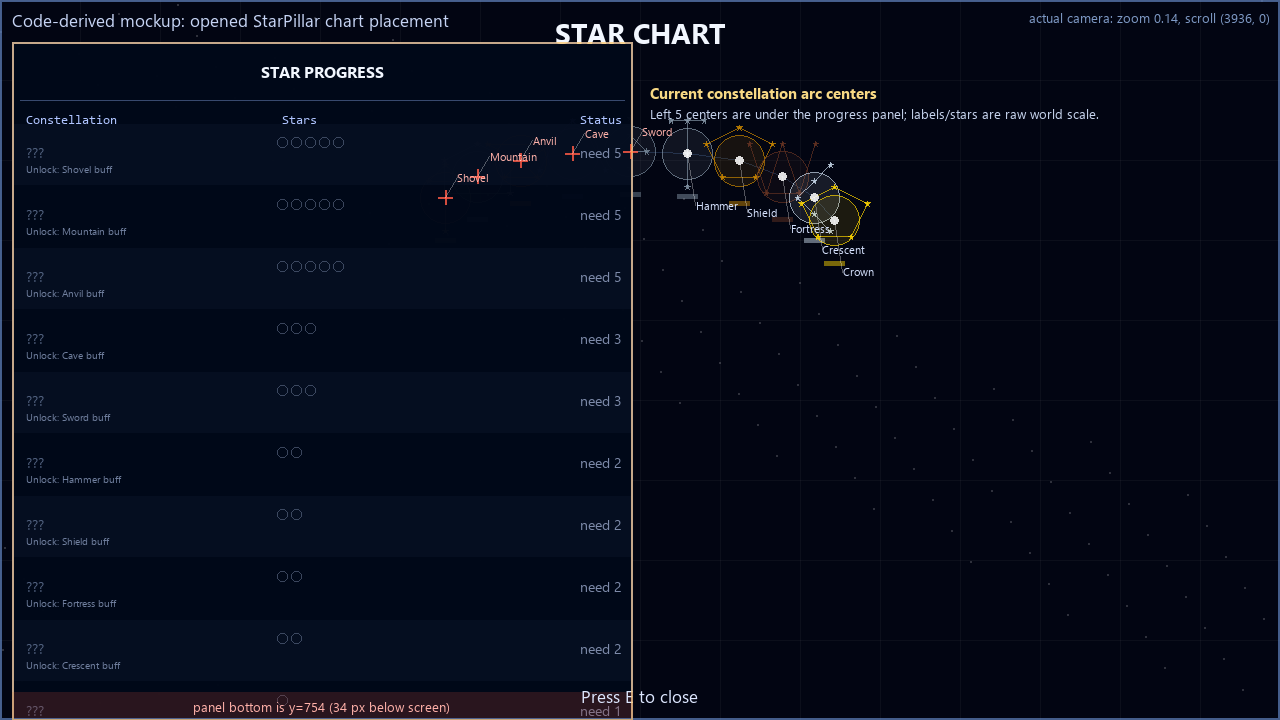
#> input picture ai-tools/2026-07-05-starpillar-current-chart-placement.png, 1280 x 720 px
$ python -i 2026-07-08-render-v10-bg-props-only.py   (imports and definitions only)
#> lines starting #> are read from the running program, lines starting #| are printed output that depends on the picture
#> further down, picture is the input picture: PIL image 1280x720 RGB; mean R, G, B 7.5, 12.3, 26.8
from __future__ import annotations

import hashlib
import json
import math
import random
import re
import shutil
import xml.etree.ElementTree as ET
from collections import Counter
from pathlib import Path

from PIL import Image, ImageDraw, ImageEnhance, ImageFilter, ImageFont

ROOT = Path(__file__).resolve().parents[1]
WORLD = ROOT / "exports/dig-game-world-edit-v-10-08-07-2026-;layered.tmx"
BASE_WORLD = ROOT / "exports/dig-game-world-edit-v-10-08-07-2026-;layered.before-gametime-rendered.tmx"
OUT = ROOT / "exports/pallet-v10/dig_game_bg_props_rendered_v10_08_07_2026"
PROP_CELL = (303, 313)
APPROVED_PALETTE = "pallet-v10/dig_game_empty_backgrounds_and_separate_props_v10_08_07_2026"


def slug(text: str) -> str:
    return re.sub(r"[^a-z0-9]+", "-", text.lower()).strip("-")[:78] or "asset"


def write_xml(tree: ET.ElementTree, path: Path) -> None:
    ET.indent(tree, space=" ")
    tree.write(path, encoding="UTF-8", xml_declaration=True)


# [8 lines left out: function reset_dir, not called in this run]


def resolve_src(src: str) -> Path:
    return (BASE_WORLD.parent / src).resolve()


def tilesets(root: ET.Element) -> list[tuple[int, str]]:
    return sorted((int(ts.get("firstgid")), ts.get("source")) for ts in root.findall("tileset") if ts.get("source"))


# [34 lines left out: functions source_for, used_sources_by_kind, load_font, not called in this run]


def enhance_rgba(img: Image.Image, sharp: float = 1.25) -> Image.Image:
    img = img.convert("RGBA")
    rgb = ImageEnhance.Color(img.convert("RGB")).enhance(1.10)
    rgb = ImageEnhance.Contrast(rgb).enhance(1.14)
    rgb = ImageEnhance.Sharpness(rgb).enhance(sharp)
    return Image.merge("RGBA", (*rgb.split(), img.getchannel("A"))).filter(ImageFilter.UnsharpMask(radius=1.0, percent=70, threshold=4))


# [87 lines left out: functions background_palette, render_background, magma_background, not called in this run]


def remove_edge_key(img: Image.Image) -> Image.Image:
    img = img.convert("RGBA")
    pix = img.load()
    w, h = img.size
#> w = 1280; h = 720
    corners = [pix[0, 0], pix[w - 1, 0], pix[0, h - 1], pix[w - 1, h - 1]]
#> corners = [(74, 99, 145, 255), (71, 96, 142, 255), (71, 96, 142, 255), (68, 93, 139, 255)]
    avg = tuple(sum(c[i] for c in corners) // 4 for i in range(3))
#> avg = (71, 96, 142)

    def is_bg(x: int, y: int) -> bool:
        r, g, b, a = pix[x, y]
        if a < 18:
            return True
        green = g > 205 and r < 120 and b < 130
        magenta = r > 200 and b > 185 and g < 110
        grey = abs(r - g) < 8 and abs(g - b) < 8 and 38 <= r <= 165
        close_corner = sum(abs((r, g, b)[i] - avg[i]) for i in range(3)) < 44
        return green or magenta or grey or close_corner

    stack = [(x, 0) for x in range(w)] + [(x, h - 1) for x in range(w)] + [(0, y) for y in range(h)] + [(w - 1, y) for y in range(h)]
    seen: set[tuple[int, int]] = set()
    while stack:
        x, y = stack.pop()
        if (x, y) in seen or not (0 <= x < w and 0 <= y < h) or not is_bg(x, y):
            continue
        seen.add((x, y))
        pix[x, y] = (0, 0, 0, 0)
        stack += [(x + 1, y), (x - 1, y), (x, y + 1), (x, y - 1)]
#> after the loop, seen = 6742 items; stack = []
    return img


def render_prop(img: Image.Image) -> Image.Image:
    img = remove_edge_key(img)
    box = img.getchannel("A").point(lambda a: 255 if a > 22 else 0).getbbox() or (0, 0, img.width, img.height)
#> box = (2, 2, 1278, 720)
    crop = img.crop(box)
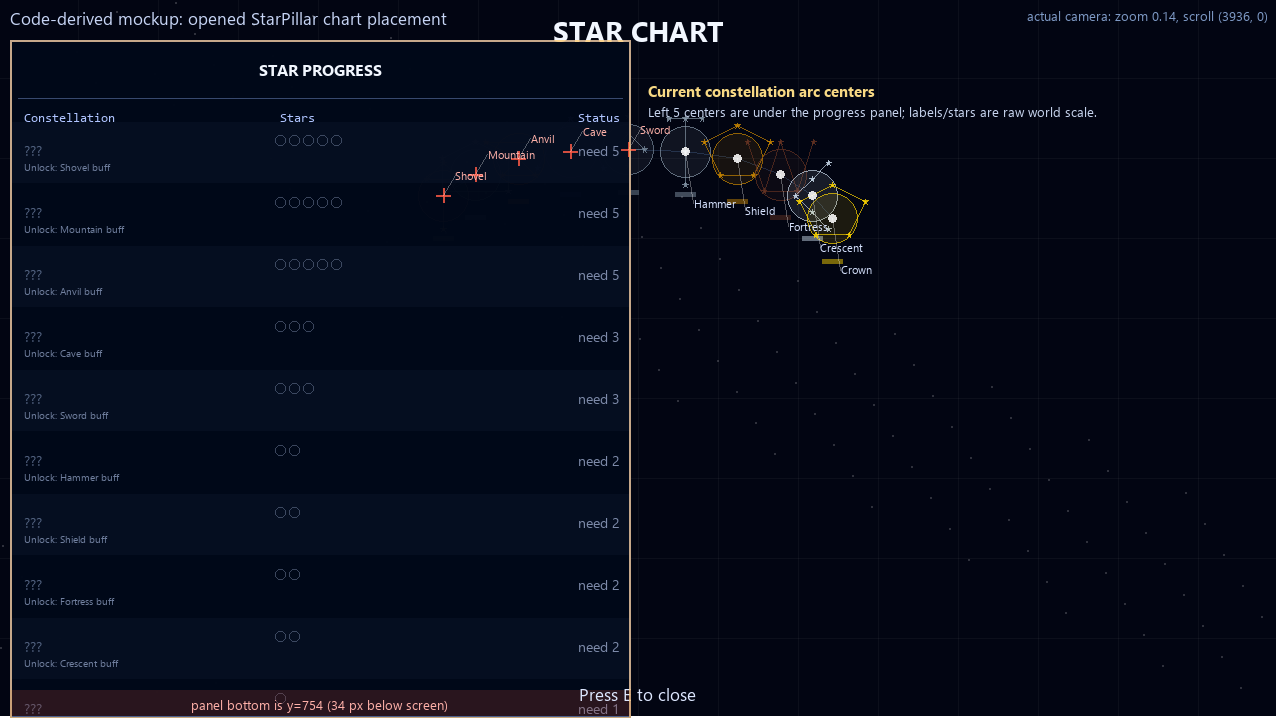
#> crop: PIL image 1276x718 RGBA; mean R, G, B, A 7, 11.7, 25.9, 254.6; transparent parts drawn white
    scale = min((PROP_CELL[0] - 28) / crop.width, (PROP_CELL[1] - 28) / crop.height)
#> scale = 0.216
    crop = crop.resize((max(1, round(crop.width * scale)), max(1, round(crop.height * scale))), Image.Resampling.LANCZOS)
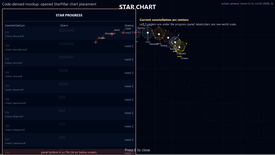
#> crop: PIL image 275x155 RGBA; mean R, G, B, A 7.2, 11.7, 25.9, 254.7; transparent parts drawn white
    out = Image.new("RGBA", PROP_CELL, (0, 0, 0, 0))
#> out: PIL image 303x313 RGBA; every value is 0
    out.alpha_composite(crop, ((PROP_CELL[0] - crop.width) // 2, PROP_CELL[1] - 14 - crop.height))
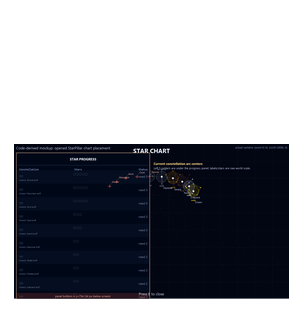
#> out: PIL image 303x313 RGBA; mean R, G, B, A 3.2, 5.3, 11.6, 114.5; transparent parts drawn white
    out = enhance_rgba(out, 1.15)
#> in enhance_rgba, `rgb = ImageEnhance.Color(img.convert("RGB")).enhance(1.10)`:
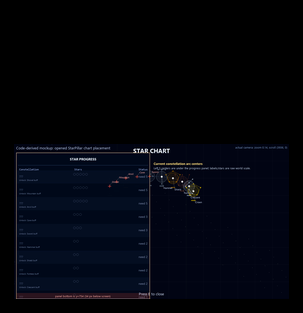
#> rgb: PIL image 303x313 RGB; mean R, G, B 2.9, 5, 12.1
    pix = out.load()
    for y in range(out.height):
        for x in range(out.width):
            r, g, b, a = pix[x, y]
            pix[x, y] = (0, 0, 0, 0) if a <= 28 else (r, g, b, 255)
    return remove_small_alpha_islands(clean_prop_edge_chroma(out))


def clean_prop_edge_chroma(img: Image.Image) -> Image.Image:
    img = img.convert("RGBA")
#> img: PIL image 303x313 RGBA
    src = img.copy()
    pix = img.load()
    spix = src.load()

    def is_edge_key(px) -> bool:
        r, g, b, a = px
        if a == 0:
            return False
        green = g > 130 and g > r * 1.18 and g > b * 1.16
        magenta = r > 170 and b > 160 and g < 125
        grey = abs(r - g) < 8 and abs(g - b) < 8 and 36 <= r <= 170
        return green or magenta or grey

    for y in range(img.height):
        for x in range(img.width):
            if not is_edge_key(spix[x, y]):
                continue
            near_alpha = False
            for oy in range(-3, 4):
                for ox in range(-3, 4):
                    nx, ny = x + ox, y + oy
                    if 0 <= nx < img.width and 0 <= ny < img.height and spix[nx, ny][3] == 0:
                        near_alpha = True
                        break
                if near_alpha:
                    break
            if not near_alpha:
                continue
            repl = None
            for radius in range(1, 9):
                for oy in range(-radius, radius + 1):
                    for ox in range(-radius, radius + 1):
                        nx, ny = x + ox, y + oy
                        if 0 <= nx < img.width and 0 <= ny < img.height and spix[nx, ny][3] > 0 and not is_edge_key(spix[nx, ny]):
                            repl = (*spix[nx, ny][:3], 255)
                            break
                    if repl:
                        break
                if repl:
                    break
            pix[x, y] = repl or (0, 0, 0, 0)
    return img


def remove_small_alpha_islands(img: Image.Image) -> Image.Image:
    img = img.convert("RGBA")
    pix = img.load()
    w, h = img.size
    seen: set[tuple[int, int]] = set()
    for sy in range(h):
        for sx in range(w):
            if (sx, sy) in seen or pix[sx, sy][3] == 0:
                continue
            stack = [(sx, sy)]
            comp = []
            seen.add((sx, sy))
            min_x = max_x = sx
            min_y = max_y = sy
            while stack:
                x, y = stack.pop()
                comp.append((x, y))
                min_x, max_x = min(min_x, x), max(max_x, x)
                min_y, max_y = min(min_y, y), max(max_y, y)
                for nx, ny in ((x + 1, y), (x - 1, y), (x, y + 1), (x, y - 1)):
                    if 0 <= nx < w and 0 <= ny < h and (nx, ny) not in seen and pix[nx, ny][3] > 0:
                        seen.add((nx, ny))
                        stack.append((nx, ny))
            near_slice_edge = min_x < 10 or min_y < 10 or max_x > w - 11
            if len(comp) < 240 or (near_slice_edge and len(comp) < 320):
                for x, y in comp:
                    pix[x, y] = (0, 0, 0, 0)
    return img


# [165 lines left out: functions resolve_image_path, render_tileset, update_world, preview, checker, preview_props_alpha and 1 more, not called in this run]


# [2 lines not run here, left out]

>>> from PIL import Image
>>> picture = Image.open('2026-07-05-starpillar-current-chart-placement.png')
>>> result = render_prop(picture)

$ run again, on ai-tools/2026-07-05-starpillar-left-ui-right-sign-grid-gametime-mockup.png
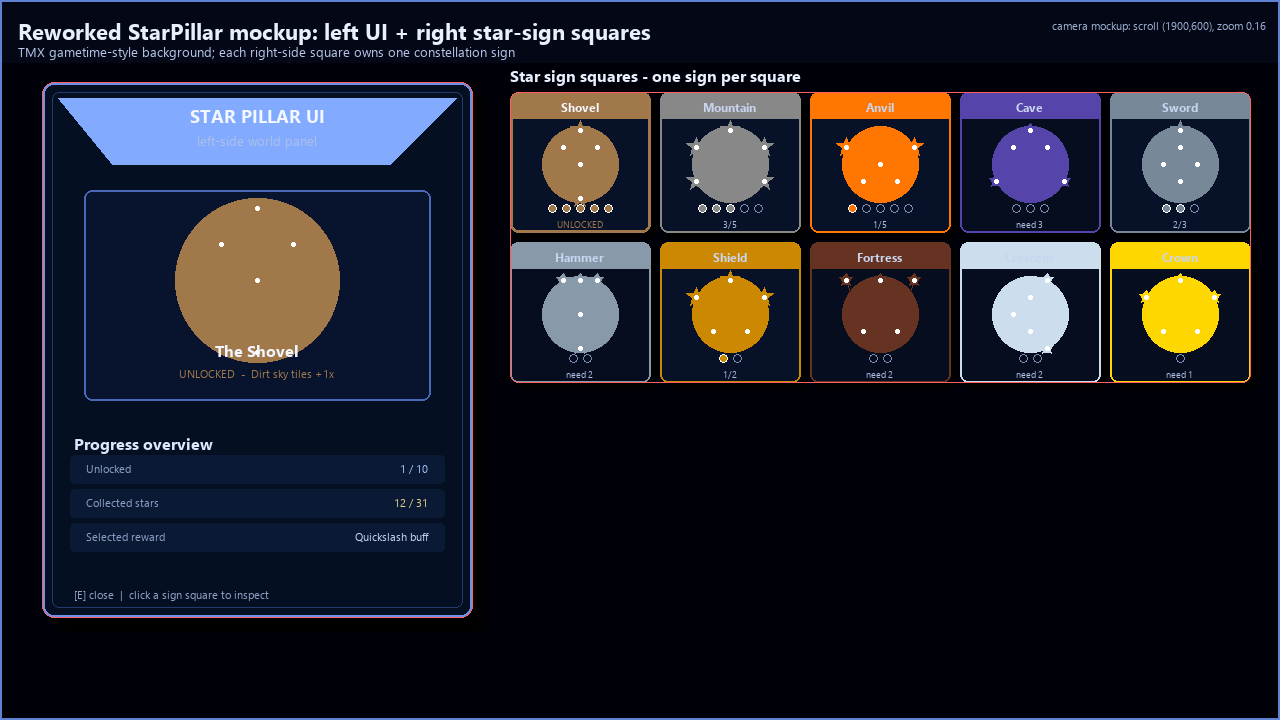
#> input picture ai-tools/2026-07-05-starpillar-left-ui-right-sign-grid-gametime-mockup.png, 1280 x 720 px
#> picture is the input picture: PIL image 1280x720 RGB; mean R, G, B 30.8, 31.5, 41.2
#> corners = [(96, 130, 210, 255), (96, 130, 210, 255), (96, 130, 210, 255), (96, 130, 210, 255)]
#> avg = (96, 130, 210)
#> after the loop in remove_edge_key, `while stack:`: seen = 7984 items; stack = []
#> box = (2, 2, 1278, 718)
#> in enhance_rgba, `rgb = ImageEnhance.Contrast(rgb).enhance(1.14)`:
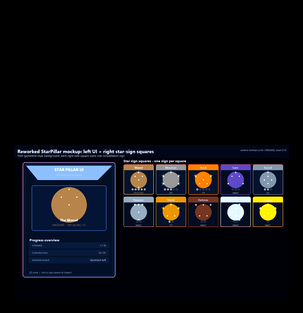
#> rgb: PIL image 303x313 RGB; mean R, G, B 14.5, 15, 19.1
#> in enhance_rgba, `return Image.merge("RGBA", (*rgb.split(), img.getchannel("A"))).filter..`:
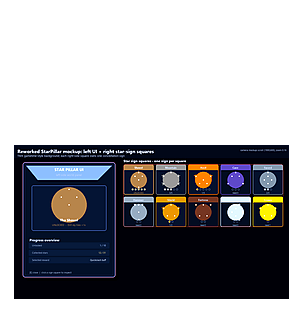
#> returned value: PIL image 303x313 RGBA; mean R, G, B, A 15.3, 15.4, 19.4, 113.9; transparent parts drawn white
